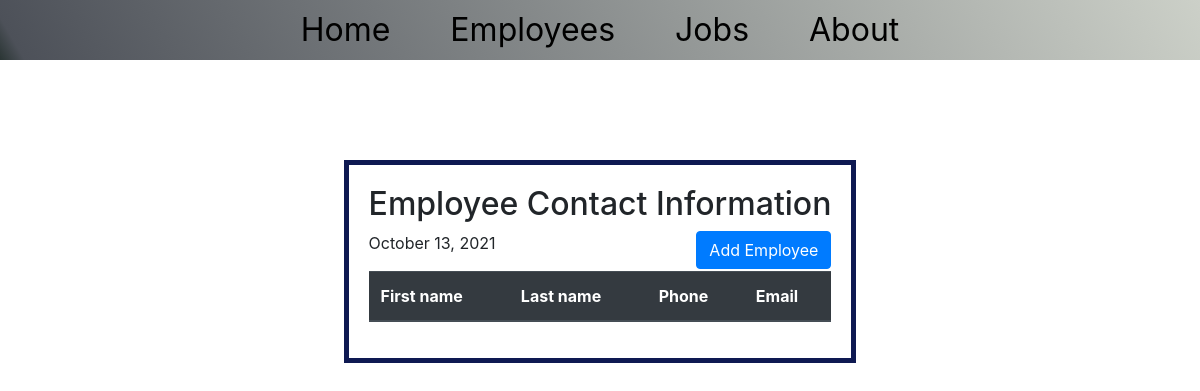
The app's page /, older data.
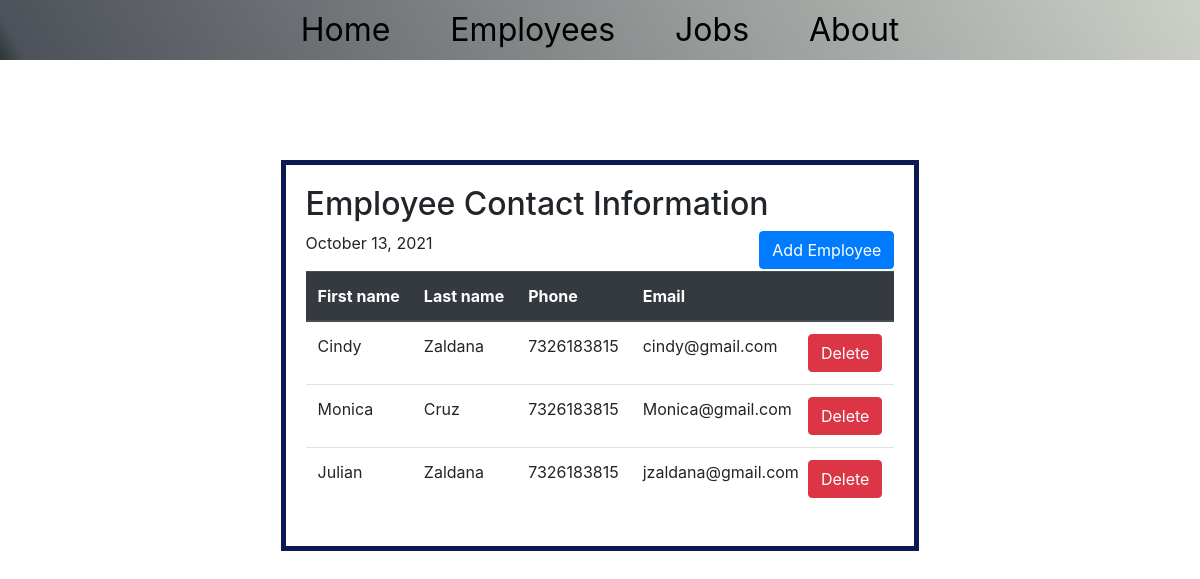
The same page, newer data.
### employee/models.py (models this page shows, shortened)
class Employee(models.Model):
    first_name = models.CharField(max_length=30)
    last_name = models.CharField(max_length=30)
    email = models.EmailField(max_length=254)

### home/views.py (the view)
# urls.py: 2. Add a URL to urlpatterns:  path('', views.home, name='home')
def home(request):
    employees = Employee.objects.all()
    date = datetime.datetime.now()
    dates = date.strftime("%B %d, %Y")
    return render(request, 'home.html', {'employees': employees, 'date': dates})

### templates/home.html (shortened to what this page needs)
<!DOCTYPE html>
{% load static %}
<html lang="en">
<head>
    <link rel="stylesheet" type="text/css" href='{% static "/css/home.css" %}?{% now "U" %}'>
    <link rel="stylesheet" href="https://stackpath.bootstrapcdn.com/bootstrap/4.5.0/css/bootstrap.min.css"
>
</head>
<body>
<nav>
    <ul id="links">
        <li id="nav-links"><a href="/home">Home</a></li>
        <li id="nav-links"><a href="/employee/employee_registration">Employees</a></li>
        <li id="nav-links"><a href="#contact">Jobs</a></li>
        <li id="nav-links"><a href="#about">About</a></li>
    </ul>
</nav>
<section>
    {% block content %}
    <h2>Employee Contact Information</h2>
    <a class="btn btn-primary" href="/employee" style="float: right;">Add Employee</a>
    <p>{{date}}</p>
    <table class="table">
        <thead class="thead-dark">
        <tr>
            <th>First name</th>
            <th>Last name</th>
            <th>Phone</th>
            <th>Email</th>
        </tr>
        </thead>
        <tbody>
        {% for e in employees %}
        <tr>
            <td>{{e.first_name}}</td>
            <td>{{e.last_name}}</td>
            <td>7326183815</td>
            <td>{{e.email}} &nbsp;
                <button class="btn btn-danger" style="float:right;">Delete</button>
            </td>
        </tr>
        {% endfor %}
        </tbody>
    </table>
    {% endblock %}
</section>
</body>
</html>

Row changes from the older to the newer data that the page shows:
added Employee: first_name "Cindy", last_name "Zaldana", email "cindy@gmail.com"
added Employee: first_name "Monica", last_name "Cruz", email "Monica@gmail.com"
added Employee: first_name "Julian", last_name "Zaldana", email "jzaldana@gmail.com"
